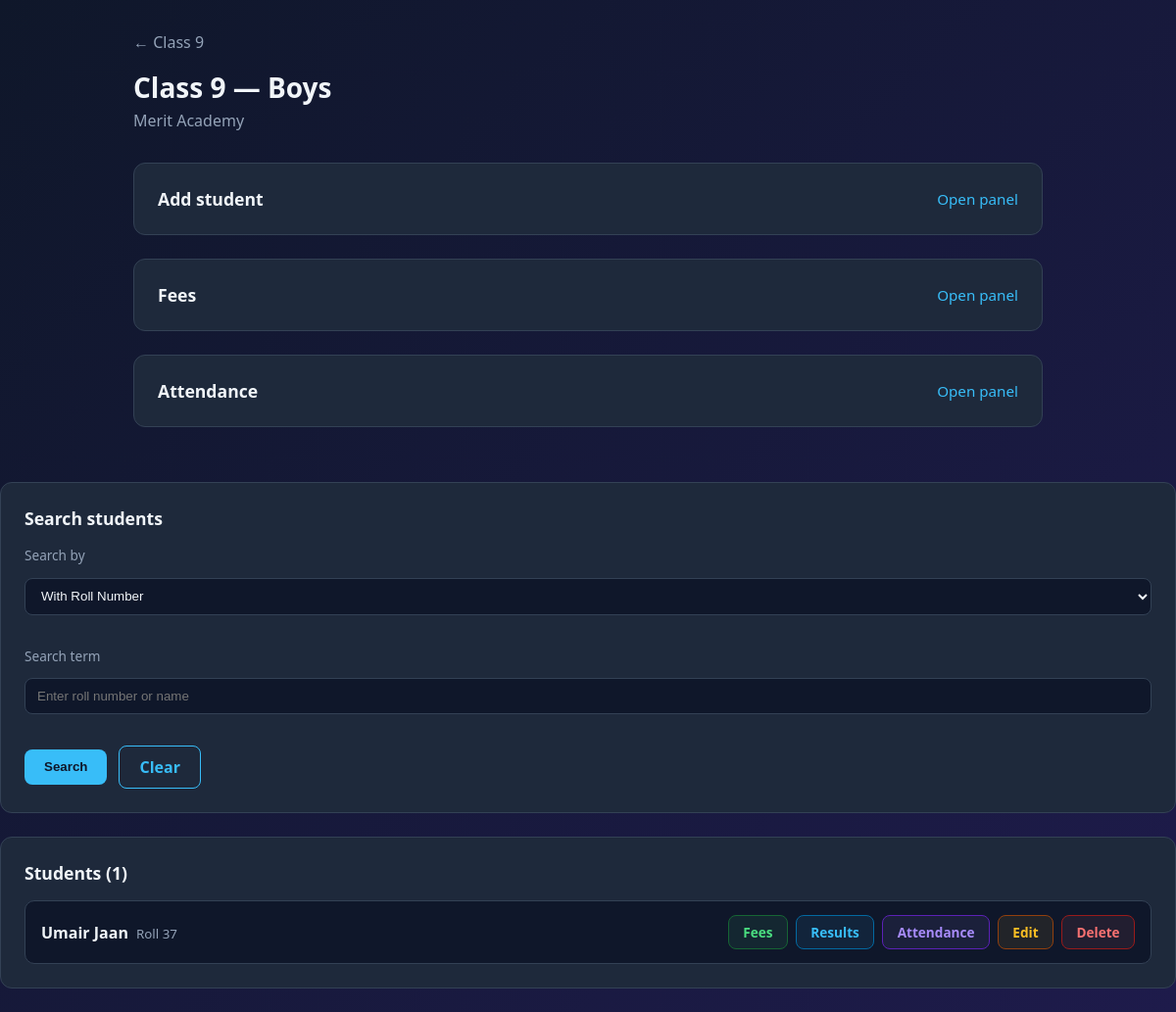
The app's page /principal/class/9/boys/ (signed in) with its own data.
### academy/models.py (models this page shows, shortened)
class Student(models.Model):
    CLASS_CHOICES = [
        (9, 'Class 9'),
        (10, 'Class 10'),
        (11, 'Class 11'),
        (12, 'Class 12'),
    ]
    GENDER_CHOICES = [
        ('boys', 'Boys'),
        ('girls', 'Girls'),
    ]
    academy = models.ForeignKey(
        Academy,
        on_delete=models.CASCADE,
        related_name='students',
    )
    roll_no = models.CharField(max_length=20)
    name = models.CharField(max_length=100)
    father_name = models.CharField(max_length=100, blank=True)
    class_level = models.IntegerField(choices=CLASS_CHOICES)
    gender = models.CharField(max_length=10, choices=GENDER_CHOICES)
    GROUP_CHOICES_9_10 = [
        ('Science - Biology', 'Science Group — Biology'),
        ('Science - Computer', 'Science Group — Computer'),
        ('General', 'General Group'),
    ]
    GROUP_CHOICES_11_12 = [
        ('ICS', 'ICS'),
        ('Medical', 'Medical'),
        ('Non-Medical', 'Non-Medical'),
    ]
    GROUP_CHOICES = GROUP_CHOICES_9_10 + GROUP_CHOICES_11_12
    section = models.CharField(max_length=20, choices=GROUP_CHOICES, blank=True)
    phone = models.CharField(max_length=20, blank=True)
    remarks = models.TextField(blank=True)
    class Meta:
        unique_together = ['academy', 'roll_no']
        ordering = ['class_level', 'gender', 'roll_no']

class Academy(models.Model):
    name = models.CharField(max_length=200)
    code = models.SlugField(
        max_length=20,
        unique=True,
        help_text='Unique code students use with roll number (e.g. GPS2026)',
    )
    address = models.TextField(blank=True)
    phone = models.CharField(max_length=20, blank=True)
    created_at = models.DateTimeField(auto_now_add=True)

### academy/views.py (the view)
@login_required
def class_students(request, grade, gender):
    if grade not in CLASS_LEVELS or gender not in ('boys', 'girls'):
        return redirect('principal_dashboard')
    academy = _get_principal_academy(request.user)
    if not academy:
        return redirect('home')
    search_by = request.GET.get('search_by', 'roll_no')
    query = request.GET.get('query', '').strip()
    students = Student.objects.filter(
        academy=academy,
        class_level=grade,
        gender=gender,
    )
    if query:
        if search_by == 'name':
            students = students.filter(name__icontains=query)
        else:
            students = students.filter(roll_no__icontains=query)
    attendance_date_input = request.GET.get('attendance_date_input', date.today().isoformat())
    if request.method == 'POST':
        if request.POST.get('attendance_action') == 'save_attendance':
            attendance_date = request.POST.get('attendance_date_input', attendance_date_input).strip()
            try:
                attendance_date_obj = date.fromisoformat(attendance_date)
                record_label = attendance_date_obj.strftime('%d/%m/%Y')
                attendance_date = attendance_date_obj.isoformat()
            except (TypeError, ValueError):
                record_label = date.today().strftime('%d/%m/%Y')
                attendance_date = date.today().isoformat()
            session, created = AttendanceSession.objects.get_or_create(
                academy=academy,
                grade=grade,
                gender=gender,
                date_label=record_label,
            )
            session.entries.all().delete()
            for student in students:
                status = request.POST.get(f'status_{student.pk}', '').strip()
                if status in ('P', 'A'):
                    AttendanceSessionEntry.objects.create(
                        session=session,
                        student=student,
                        status=status,
                    )
            messages.success(request, 'Session attendance saved.')
            query_string = urlencode({
                'attendance_date_input': attendance_date,
            })
            return redirect(f'{reverse("class_students", kwargs={"grade": grade, "gender": gender})}?{query_string}')
        if request.POST.get('fee_action') == 'save_fees':
            month_label = date.today().strftime('%B %Y')
            from decimal import Decimal
            for student in students:
                status = request.POST.get(f'fee_status_{student.pk}', '').strip()
                amount_raw = request.POST.get(f'fee_amount_{student.pk}', '').strip()
                if not status:
                    continue
                amount_paid = Decimal(amount_raw) if amount_raw else Decimal('0')
                amount_due = amount_paid if status == 'collect' else Decimal('0')
                FeeRecord.objects.update_or_create(
                    student=student,
                    month=month_label,
                    defaults={
                        'status': status,
                        'amount_due': amount_due,
                        'amount_paid': amount_paid,
                        'note': '',
                    }
                )
            messages.success(request, 'Fee panel data saved.')
            return redirect('class_students', grade=grade, gender=gender)
        form = StudentForm(request.POST, class_level=grade)
        form.instance.academy = academy
        form.instance.class_level = grade
        form.instance.gender = gender
        if form.is_valid():
            student = form.save()
            messages.success(request, f'Student {student.roll_no} added.')
            return redirect('class_students', grade=grade, gender=gender)
    else:
        form = StudentForm(class_level=grade)
    attendance_values = _get_attendance_values(
        students,
        'daily',
        None,
        attendance_date_input,
    )
    session_entries = None
    return render(request, 'academy/class_students.html', {
        'academy': academy,
        'grade': grade,
        'gender': gender,
        'gender_label': 'Boys' if gender == 'boys' else 'Girls',
        'students': students,
        'form': form,
        'search_by': search_by,
        'query': query,
        'attendance_date_input': attendance_date_input,
        'attendance_date_display': _format_display_date(attendance_date_input),
        'attendance_values_json': json.dumps(attendance_values),
        'session_entries': session_entries,
    })

### academy/forms.py (shortened to what this page needs)
class StudentForm(forms.ModelForm):
    GROUPS_9_10 = [
        ('Science - Biology', 'Science Group — Biology'),
        ('Science - Computer', 'Science Group — Computer'),
        ('General', 'General Group'),
    ]
    GROUPS_11_12 = [
        ('ICS', 'ICS'),
        ('Medical', 'Medical'),
        ('Non-Medical', 'Non-Medical'),
    ]
    class Meta:
        model = Student
        fields = ['roll_no', 'name', 'father_name', 'section', 'phone', 'remarks']
    def __init__(self, *args, class_level=None, **kwargs):
        if class_level is None and 'instance' in kwargs and kwargs['instance'] is not None:
            class_level = getattr(kwargs['instance'], 'class_level', None)
        self.class_level = class_level
        super().__init__(*args, **kwargs)
        if class_level in (9, 10):
            choices = self.GROUPS_9_10
        elif class_level in (11, 12):
            choices = self.GROUPS_11_12
        else:
            choices = self.GROUPS_9_10 + self.GROUPS_11_12
        self.fields['section'] = forms.ChoiceField(
            label='Groups',
            choices=[('', 'Select group')] + choices,
            required=True,
        )

### academy/views.py (called while the page is built, shortened)
def _format_display_date(date_str):
    try:
        return date.fromisoformat(date_str).strftime('%d/%m/%Y')
    except (TypeError, ValueError):
        return date.today().strftime('%d/%m/%Y')

def _get_attendance_values(students, mode, selected_month, attendance_date):
    if mode == 'daily':
        label = _format_display_date(attendance_date)
    else:
        label = _attendance_month_label(selected_month)
    records = AttendanceRecord.objects.filter(
        student__in=students,
        month=label,
    ).order_by('student_id', '-id')
    values = {
        str(student.pk): {
            'status': 'A',
            'days_present': 0,
            'days_total': 31,
        }
        for student in students
    }
    seen = set()
    return values

def _get_principal_academy(user):
    try:
        return user.principal_profile.academy
    except (PrincipalProfile.DoesNotExist, AttributeError):
        return None

### academy/templates/academy/class_students.html (shortened to what this page needs)
{% extends 'academy/base.html' %}
{% block content %}
<a href="{% url 'class_gender_select' grade=grade %}" class="back">&larr; Class {{ grade }}</a>
<h1>Class {{ grade }} — {{ gender_label }}</h1>
<p class="subtitle">{{ academy.name }}</p>
<details class="panel add-student-panel" style="padding: 1.5rem 1.5rem; margin-bottom: 1.5rem;">
    <summary style="display: flex; align-items: center; justify-content: space-between; gap: 1rem; cursor: pointer; list-style: none;">
        <span style="font-size: 1.1rem; font-weight: 600;">Add student</span>
        <span style="color: var(--accent); font-size: 0.95rem;">Open panel</span>
    </summary>
</details>
<details class="panel fees-panel" style="padding: 1.5rem 1.5rem; margin-bottom: 1.5rem;">
    <summary style="display: flex; align-items: center; justify-content: space-between; gap: 1rem; cursor: pointer; list-style: none;">
        <span style="font-size: 1.1rem; font-weight: 600;">Fees</span>
        <span style="color: var(--accent); font-size: 0.95rem;">Open panel</span>
    </summary>
</details>
<details class="panel attendance-panel" style="padding: 1.5rem 1.5rem; margin-bottom: 1.5rem;">
    <summary style="display: flex; align-items: center; justify-content: space-between; gap: 1rem; cursor: pointer; list-style: none;">
        <span style="font-size: 1.1rem; font-weight: 600;">Attendance</span>
        <span style="color: var(--accent); font-size: 0.95rem;">Open panel</span>
    </summary>
        </div>
<div class="card">
    <h2 style="margin-bottom: 1rem; font-size: 1.1rem;">Search students</h2>
    <form method="get" style="display: grid; gap: 1rem;">
        <div style="display: grid; gap: 0.5rem;">
            <label for="search_by">Search by</label>
            <select name="search_by" id="search_by">
                <option value="roll_no" {% if search_by == 'roll_no' %}selected{% endif %}>With Roll Number</option>
            </select>
        </div>
        <div style="display: grid; gap: 0.5rem;">
            <label for="query">Search term</label>
            <input type="text" name="query" id="query" value="{{ query }}" placeholder="Enter roll number or name">
        </div>
        <div style="display: flex; gap: 0.75rem; flex-wrap: wrap; align-items: center;">
            <button type="submit">Search</button>
            <a href="{% url 'class_students' grade=grade gender=gender %}" class="btn btn-secondary">Clear</a>
        </div>
    </form>
</div>
<div class="card">
    <h2 style="margin-bottom: 1rem; font-size: 1.1rem;">Students ({{ students.count }})</h2>
    {% if students %}
    <div class="student-list">
        {% for s in students %}
        <div class="student-row">
            <span class="student-info">
                {{ s.name }}<small>Roll {{ s.roll_no }}</small>
            </span>
            <div class="mini-panels">
                <a href="{% url 'student_fees' s.pk %}" class="mini-panel fees">Fees</a>
                <a href="{% url 'student_results' s.pk %}" class="mini-panel results">Results</a>
                <a href="{% url 'student_attendance' s.pk %}" class="mini-panel attendance">Attendance</a>
                <a href="{% url 'student_edit' s.pk %}" class="mini-panel edit">Edit</a>
                <form method="post" action="{% url 'student_delete' s.pk %}" class="delete-form" onsubmit="return confirm('Delete {{ s.name }} (Roll {{ s.roll_no }})?');">
                    <button type="submit" class="mini-panel delete">Delete</button>
                </form>
            </div>
        </div>
        {% endfor %}
    </div>
    {% else %}
    <p style="color: var(--muted);">No students yet. Add one above.</p>
    {% endif %}
</div>
{% endblock %}

### academy/templates/academy/base.html (style rules this page uses)
:root { --bg: #0f172a; --card: #1e293b; --accent: #38bdf8; --accent2: #a78bfa; --text: #f1f5f9; --muted: #94a3b8; --border: #334155; --success: #4ade80; --danger: #f87171; }
* { box-sizing: border-box; margin: 0; padding: 0; }
body { font-family: 'Segoe UI', system-ui, sans-serif; background: linear-gradient(135deg, #0f172a 0%, #1e1b4b 100%); color: var(--text); min-height: 100vh; }
h1 { font-size: 1.75rem; margin-bottom: 0.25rem; }
.subtitle { color: var(--muted); margin-bottom: 2rem; }
.panel { display: block; text-decoration: none; color: inherit; background: var(--card); border: 1px solid var(--border); border-radius: 12px; padding: 2rem 1.5rem; text-align: center; transition: transform 0.15s, border-color 0.15s; }
.card { background: var(--card); border: 1px solid var(--border); border-radius: 12px; padding: 1.5rem; margin-bottom: 1.5rem; }
label { display: block; margin-bottom: 0.35rem; color: var(--muted); font-size: 0.85rem; }
input, textarea, select { width: 100%; padding: 0.6rem 0.75rem; margin-bottom: 1rem; border: 1px solid var(--border); border-radius: 8px; background: #0f172a; color: var(--text); }
button, .btn { display: inline-block; padding: 0.65rem 1.25rem; background: var(--accent); color: #0f172a; border: none; border-radius: 8px; font-weight: 600; cursor: pointer; text-decoration: none; }
.btn-secondary { background: transparent; color: var(--accent); border: 1px solid var(--accent); }
.back { color: var(--muted); text-decoration: none; display: inline-block; margin-bottom: 1rem; }
.student-list { display: flex; flex-direction: column; gap: 0.75rem; }
.student-row { display: flex; align-items: center; justify-content: space-between; gap: 1rem; flex-wrap: wrap; padding: 0.85rem 1rem; background: #0f172a; border: 1px solid var(--border); border-radius: 10px; }
.student-info { font-weight: 600; min-width: 140px; }
.student-info small { color: var(--muted); font-weight: 400; margin-left: 0.5rem; }
.mini-panels { display: flex; gap: 0.5rem; flex-wrap: wrap; }
.mini-panel { padding: 0.45rem 0.9rem; border-radius: 8px; font-size: 0.85rem; font-weight: 600; text-decoration: none; border: 1px solid var(--border); transition: border-color 0.15s, transform 0.15s; }
.mini-panel.fees { color: #4ade80; border-color: #166534; background: rgba(74, 222, 128, 0.08); }
.mini-panel.results { color: #38bdf8; border-color: #0369a1; background: rgba(56, 189, 248, 0.08); }
.mini-panel.attendance { color: #a78bfa; border-color: #5b21b6; background: rgba(167, 139, 250, 0.08); }
.mini-panel.edit { color: #fbbf24; border-color: #92400e; background: rgba(251, 191, 36, 0.08); }
.mini-panel.delete { color: #f87171; border-color: #991b1b; background: rgba(248, 113, 113, 0.08); cursor: pointer; font-family: inherit; }
.delete-form { display: inline; margin: 0; }
.delete-form button { margin-bottom: 0; }

### records on screen
Student: gender "Boys", name "Umair Jaan", roll_no "37"
Academy: name "Merit Academy"

### other values on screen
{{ grade }} "9"
{{ students.count }} "1"
